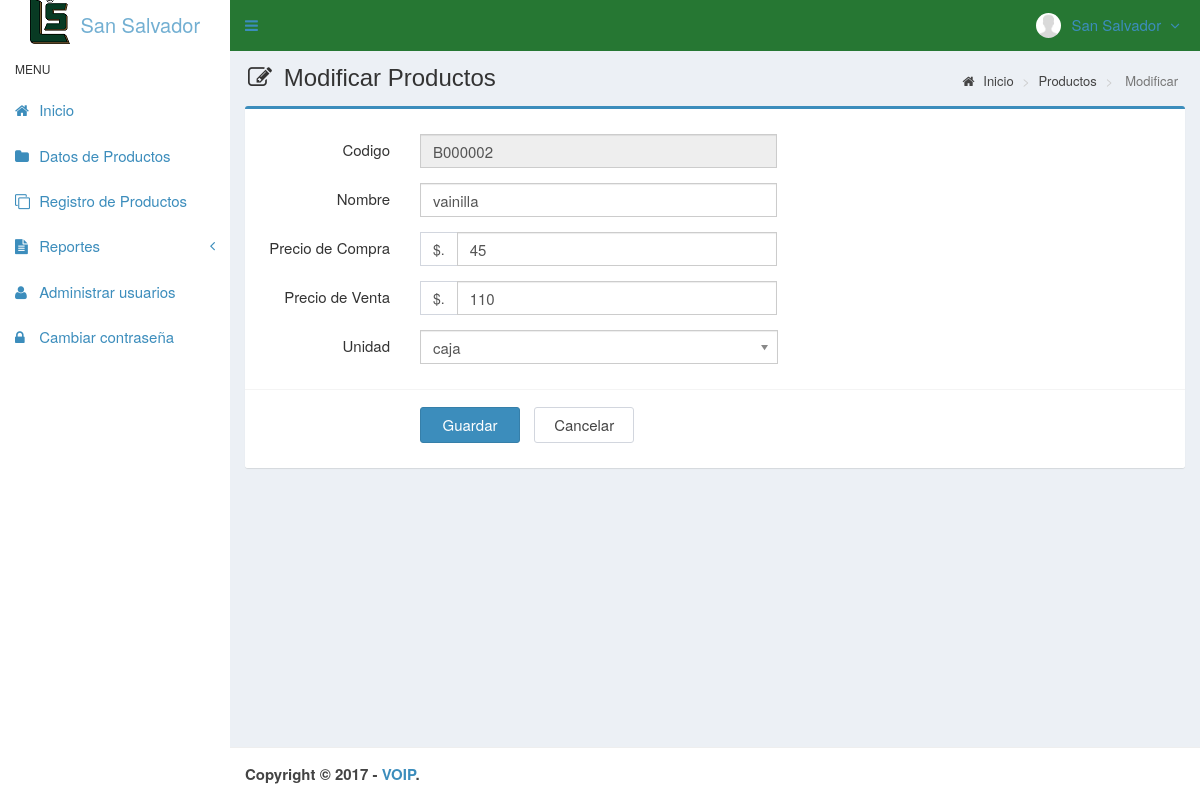
Screenshot of /main.php?module=form_medicines&form=edit&id=B000002 (signed in) with the database file from the repository.
### tables this page shows
CREATE TABLE `usuarios` (
  `id_user` int(3) NOT NULL,
  `username` varchar(50) NOT NULL,
  `name_user` varchar(50) NOT NULL,
  `password` varchar(50) NOT NULL,
  `email` varchar(50) DEFAULT NULL,
  `telefono` varchar(13) DEFAULT NULL,
  `foto` varchar(100) DEFAULT NULL,
  `permisos_acceso` enum('Super Admin','Gerente','Almacen') NOT NULL,
  `status` enum('activo','bloqueado') NOT NULL DEFAULT 'activo',
  `created_at` timestamp NOT NULL DEFAULT CURRENT_TIMESTAMP,
  `updated_at` timestamp NOT NULL DEFAULT CURRENT_TIMESTAMP ON UPDATE CURRENT_TIMESTAMP
);

CREATE TABLE `medicamentos` (
  `codigo` varchar(7) NOT NULL,
  `nombre` varchar(50) NOT NULL,
  `precio_compra` int(11) NOT NULL,
  `precio_venta` int(11) NOT NULL,
  `unidad` varchar(20) NOT NULL,
  `stock` int(11) NOT NULL,
  `created_user` int(3) NOT NULL,
  `created_date` timestamp NOT NULL DEFAULT CURRENT_TIMESTAMP,
  `updated_user` int(3) NOT NULL,
  `updated_date` timestamp NOT NULL DEFAULT CURRENT_TIMESTAMP ON UPDATE CURRENT_TIMESTAMP
);

### config/fungsi_rupiah.php (called while the page is built, shortened)
<?php
function format_rupiah($angka){
  $rupiah=number_format($angka,0,',','.');
  return $rupiah;
}
?>

### modules/medicines/form.php (the view, shortened to what this page needs)
 <?php
if ($_GET['form']=='add') { ?>
  <section class="content-header">
    <h1>
      <i class="fa fa-edit icon-title"></i> Agregar Productos
    </h1>
    <ol class="breadcrumb">
      <li><a href="?module=start"><i class="fa fa-home"></i> Inicio </a></li>
      <li><a href="?module=medicines"> Productos </a></li>
      <li class="active"> Más </li>
    </ol>
  </section>
  <section class="content">
    <div class="row">
      <div class="col-md-12">
        <div class="box box-primary">
          <form role="form" class="form-horizontal" action="modules/medicines/proses.php?act=insert" method="POST">
            <div class="box-body">
              <?php
              $query_id = mysqli_query($mysqli, "SELECT RIGHT(codigo,6) as codigo FROM medicamentos
                                                ORDER BY codigo DESC LIMIT 1")
                                                or die('error '.mysqli_error($mysqli));
              $count = mysqli_num_rows($query_id);
              if ($count <> 0) {
                  $data_id = mysqli_fetch_assoc($query_id);
                  $codigo    = $data_id['codigo']+1;
              } else {
                  $codigo = 1;
              }
              $buat_id   = str_pad($codigo, 6, "0", STR_PAD_LEFT);
              $codigo = "B$buat_id";
              ?>
              <div class="form-group">
                <label class="col-sm-2 control-label">Codigo</label>
                <div class="col-sm-5">
                  <input type="text" class="form-control" name="codigo" value="<?php echo $codigo; ?>" readonly required>
                </div>
              </div>
              <div class="form-group">
                <label class="col-sm-2 control-label">Nombre</label>
                <div class="col-sm-5">
                  <input type="text" class="form-control" name="nombre" autocomplete="off" required>
                </div>
              </div>
              <div class="form-group">
                <label class="col-sm-2 control-label">Precio de Compra</label>
                <div class="col-sm-5">
                  <div class="input-group">
                    <span class="input-group-addon">$.</span>
                    <input type="text" class="form-control" id="precio_compra" name="pcompra" autocomplete="off" onKeyPress="return goodchars(event,'0123456789',this)" required>
                  </div>
                </div>
              </div>
              <div class="form-group">
                <label class="col-sm-2 control-label">Precio de Venta</label>
                <div class="col-sm-5">
                  <div class="input-group">
                    <span class="input-group-addon">$.</span>
                    <input type="text" class="form-control" id="precio_venta" name="pventa" autocomplete="off" onKeyPress="return goodchars(event,'0123456789',this)" required>
                  </div>
                </div>
              </div>
              <div class="form-group">
                <label class="col-sm-2 control-label">Unidad</label>
                <div class="col-sm-5">
                  <select class="chosen-select" name="unidad" data-placeholder="-- Seleccionar --" autocomplete="off" required>
                    <option value=""></option>
                    <option value="botellas">Botella</option>
                    <option value="cajas">Cajas</option>
                    <option value="caja">Tiras</option>
                  </select>
                </div>
              </div>
            </div>
            <div class="box-footer">
              <div class="form-group">
                <div class="col-sm-offset-2 col-sm-10">
                  <input type="submit" class="btn btn-primary btn-submit" name="Guardar" value="Guardar">
                  <a href="?module=medicines" class="btn btn-default btn-reset">Cancelar</a>
                </div>
              </div>
            </div>
          </form>
        </div>
      </div>
    </div>
  </section>
<?php
}
elseif ($_GET['form']=='edit') {
  if (isset($_GET['id'])) {
      $query = mysqli_query($mysqli, "SELECT codigo,nombre,precio_compra,precio_venta,unidad FROM medicamentos WHERE codigo='$_GET[id]'")
                                      or die('error: '.mysqli_error($mysqli));
      $data  = mysqli_fetch_assoc($query);
    }
?>
  <section class="content-header">
    <h1>
      <i class="fa fa-edit icon-title"></i> Modificar Productos
    </h1>
    <ol class="breadcrumb">
      <li><a href="?module=start"><i class="fa fa-home"></i> Inicio </a></li>
      <li><a href="?module=medicines"> Productos </a></li>
      <li class="active"> Modificar </li>
    </ol>
  </section>
  <section class="content">
    <div class="row">
      <div class="col-md-12">
        <div class="box box-primary">
          <form role="form" class="form-horizontal" action="modules/medicines/proses.php?act=update" method="POST">
            <div class="box-body">
              <div class="form-group">
                <label class="col-sm-2 control-label">Codigo</label>
                <div class="col-sm-5">
                  <input type="text" class="form-control" name="codigo" value="<?php echo $data['codigo']; ?>" readonly required>
                </div>
              </div>
              <div class="form-group">
                <label class="col-sm-2 control-label">Nombre</label>
                <div class="col-sm-5">
                  <input type="text" class="form-control" name="nombre" autocomplete="off" value="<?php echo $data['nombre']; ?>" required>
                </div>
              </div>
              <div class="form-group">
                <label class="col-sm-2 control-label">Precio de Compra</label>
                <div class="col-sm-5">
                  <div class="input-group">
                    <span class="input-group-addon">$.</span>
                    <input type="text" class="form-control" id="precio_compra" name="pcompra" autocomplete="off" onKeyPress="return goodchars(event,'0123456789',this)" value="<?php echo format_rupiah($data['precio_compra']); ?>" required>
                  </div>
                </div>
              </div>
              <div class="form-group">
                <label class="col-sm-2 control-label">Precio de Venta</label>
                <div class="col-sm-5">
                  <div class="input-group">
                    <span class="input-group-addon">$.</span>
                    <input type="text" class="form-control" id="precio_venta" name="pventa" autocomplete="off" onKeyPress="return goodchars(event,'0123456789',this)" value="<?php echo format_rupiah($data['precio_venta']); ?>" required>
                  </div>
                </div>
              </div>
              <div class="form-group">
                <label class="col-sm-2 control-label">Unidad</label>
                <div class="col-sm-5">
                </div>
              </div>
            </div>
            <div class="box-footer">
              <div class="form-group">
                <div class="col-sm-offset-2 col-sm-10">
                  <input type="submit" class="btn btn-primary btn-submit" name="Guardar" value="Guardar">
                  <a href="?module=medicines" class="btn btn-default btn-reset">Cancelar</a>
                </div>
              </div>
            </div>
          </form>
        </div>
      </div>
    </div>
  </section>
<?php
}
?>

### top-menu.php (shortened to what this page needs)
<?php
require_once "config/database.php";
$query = mysqli_query($mysqli, "SELECT id_user, name_user, foto, permisos_acceso FROM usuarios WHERE id_user='$_SESSION[id_user]'")
                                or die('error: '.mysqli_error($mysqli));
$data = mysqli_fetch_assoc($query);
?>
<li class="dropdown user user-menu">
  <a href="#" class="dropdown-toggle" data-toggle="dropdown">
  <?php
  if ($data['foto']=="") { ?>
    <img src="images/user/user-default.png" class="user-image" alt="User Image"/>
  <?php
  }
  else { ?>
    <img src="images/user/<?php echo $data['foto']; ?>" class="user-image" alt="User Image"/>
  <?php
  }
  ?>
    <span class="hidden-xs"><?php echo $data['name_user']; ?> <i style="margin-left:5px" class="fa fa-angle-down"></i></span>
  </a>
</li>

### assets/css/style.css (style rules this page uses)
.form-horizontal .control-label { margin-bottom: 0; padding-top: 5px; text-align: right; }
label { display: inline-block; font-size: 15px; font-weight: 400; margin-bottom: 5px; max-width: 100%; }
.form-control { background-color: #fff; background-image: none; border: 1px solid #ccc; border-radius: 4px; box-shadow: 0 1px 1px rgba(0, 0, 0, 0.075) inset; color: #555; display: block; font-size: 15px; height: 34px; line-height: 1.42857; padding: 6px 12px; transition: border-color 0.15s ease-in-out 0s, box-shadow 0.15s ease-in-out 0s; width: 100%; }
.btn-default { background-color: #fff; border-color: #d2d6de; color: #444; }
.content-header { padding: 15px 18px 0; position: relative; }
.content-header > .breadcrumb { background: transparent none repeat scroll 0 0; border-radius: 2px; float: right; font-size: 13px; margin-bottom: 0; margin-top: 0; padding: 7px 12px; position: absolute; right: 10px; top: 15px; }
.btn-submit { width: 100px; margin-top: 7px; margin-right: 10px; font-size: 15px; }
.btn-reset { width: 100px; margin-top: 7px; font-size: 15px; }
.icon-title { margin-right: 5px; }
body { background-color: #fff; color: #333; font-size: 15px; line-height: 1.42857; }

### rows the page displays
usuarios: foto (placeholder picture), name_user "San Salvador"
medicamentos: codigo "B000002", nombre "vainilla", pcompra "45", pventa "110"
